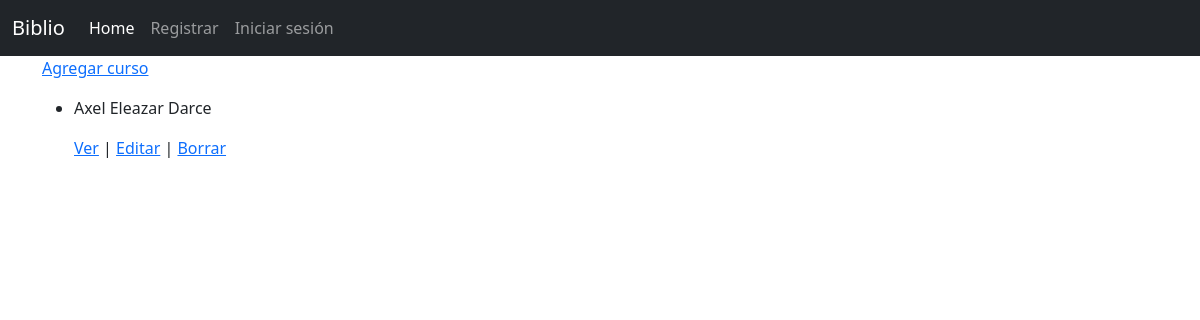
Page /readers/ on the earlier database version.
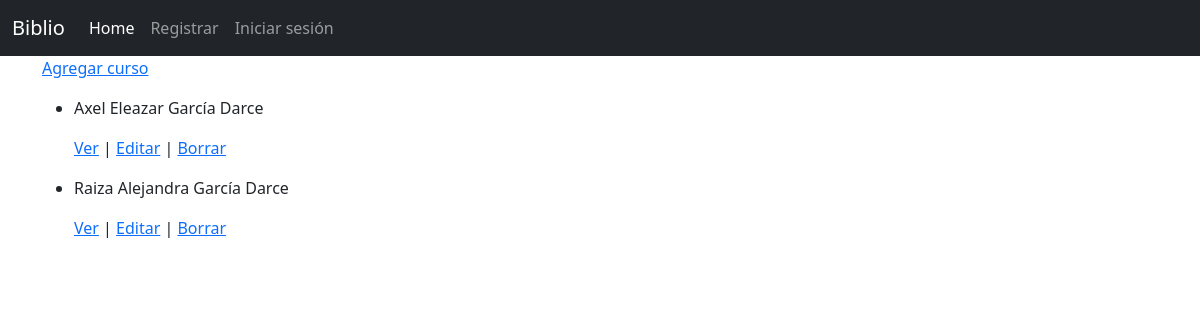
Same page on the later database version.
### books/models.py (models this page shows, shortened)
class Reader(models.Model):
    first_name = models.CharField(verbose_name="Nombres", max_length=50)
    last_name = models.CharField(verbose_name="Apellidos", max_length=50)
    readed_books = models.ManyToManyField(Book, related_name="readers")

### books/views.py (the view)
class ReaderList(ListView):
    model = Reader

### books/templates/books/reader_list.html
{% extends 'base.html' %}
{% load bootstrap5 %}
{% block main %}
<p>
    <a href="{% url "readers:new" %}">Agregar curso</a>
</p>
<ul>
    {% for reader in object_list %}
        <li>
            <p>{{ reader.first_name }} {{ reader.last_name }}</p>
            <p>
                <a href="{% url "readers:detail" reader.id %}">Ver</a> |
                <a href="{% url "readers:edit" reader.id %}">Editar</a> |
                <a href="{% url "readers:delete" reader.id %}">Borrar</a>
            </p>
        </li>
    {% endfor %}
</ul>
{% endblock %}

Differences in the rows shown:
changed Reader "Axel Eleazar": last_name "Darce" → "García Darce"
added Reader: first_name "Raiza Alejandra", last_name "García Darce"
